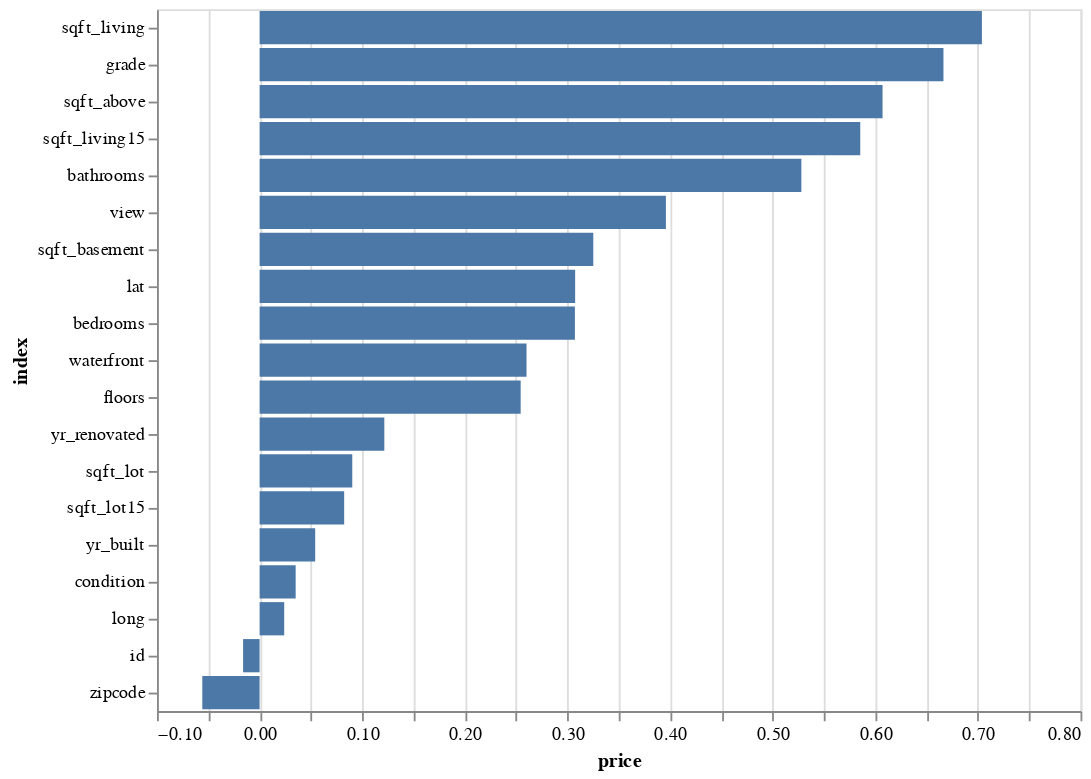

The cell this chart's notebook holds for it:
### Markdown cell above
### Indentifying some Correlations

### Code cell
import altair as alt
correlated_with_price = pd.DataFrame(housing.corr().price).reset_index()
# correlated_with_price
alt.Chart(correlated_with_price.drop([19])).mark_bar().encode(
    alt.Y("index", sort = "-x"),
    alt.X("price")
).properties(width=500)

### Figure 1 — Vega-Lite specification as saved in the notebook (floating-point values rounded to 4 significant figures)
{"config": {"view": {"continuousWidth": 400, "continuousHeight": 300}}, "data": {"name": "data-8a9081843a24f829591a2c9e37a165c7"}, "mark": "bar", "encoding": {"x": {"type": "quantitative", "field": "price"}, "y": {"type": "nominal", "field": "index", "sort": "-x"}}, "width": 500, "$schema": "https://vega.github.io/schema/vega-lite/v4.8.1.json", "datasets": {"data-8a9081843a24f829591a2c9e37a165c7": [{"index": "id", "price": -0.01608}, {"index": "bedrooms", "price": 0.3073}, {"index": "bathrooms", "price": 0.528}, {"index": "sqft_living", "price": 0.7039}, {"index": "sqft_lot", "price": 0.09032}, {"index": "floors", "price": 0.2544}, {"index": "waterfront", "price": 0.2601}, {"index": "view", "price": 0.396}, {"index": "condition", "price": 0.03515}, {"index": "grade", "price": 0.6664}, {"index": "sqft_above", "price": 0.6071}, {"index": "sqft_basement", "price": 0.3252}, {"index": "yr_built", "price": 0.05419}, {"index": "yr_renovated", "price": 0.1215}, {"index": "zipcode", "price": -0.05586}, {"index": "lat", "price": 0.3075}, {"index": "long", "price": 0.02398}, {"index": "sqft_living15", "price": 0.5854}, {"index": "sqft_lot15", "price": 0.08241}]}}
